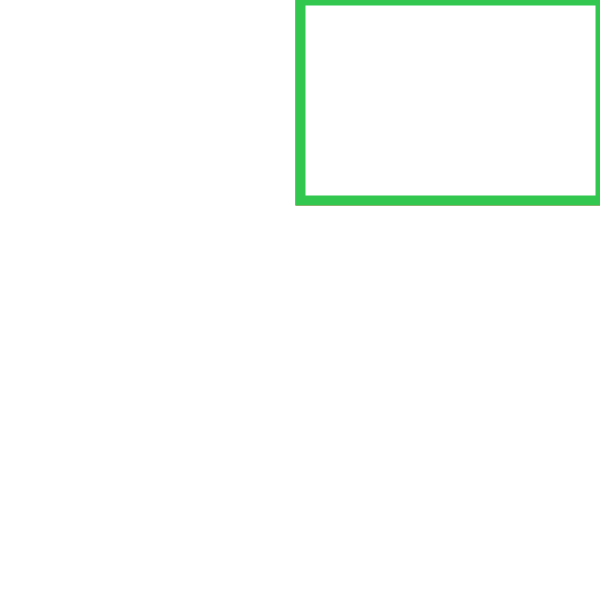
Frame 1 (no input)
Frame 60 (the mouse pressed at the canvas centre just before this capture): identical to frame 1, image omitted
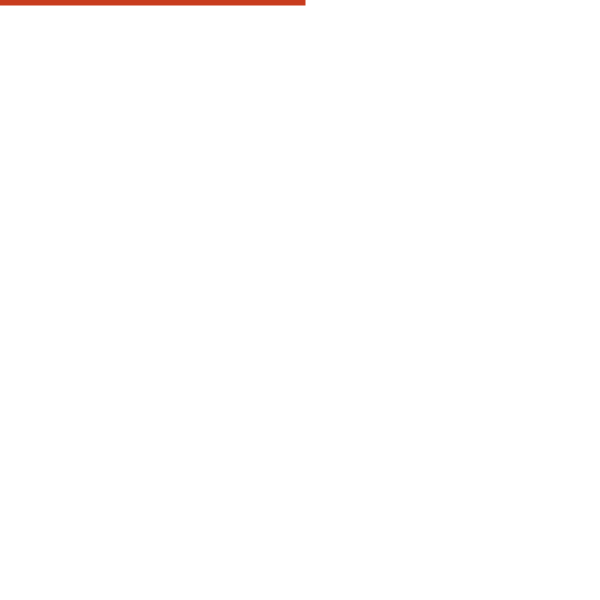
Frame 120 (the mouse held since frame 60 and released just before this capture)

The Processing sketch that drew these frames (run headless with seeded random() and noise(); from frame 60 on, the mouse is pressed at the canvas centre):

// Processing sketch: transformations2D
// ── transformations2D.pde

void setup() {
  size(600,600);
  background(255);
  //pushMatrix();
  frameRate(60000);
}

void draw() {
  resetMatrix();
  //popMatrix();
  background(255);
  stroke(200,60,30);
  strokeWeight(10);
  
  pushMatrix();
  translate(300,0);
  rotate(map(mouseX, 0,width, 0,2*PI));
  rect(0,0, 300,200);
  popMatrix();
  
  stroke(50,200,80);
  pushMatrix();
  rotate(map(mouseX, 0,width, 0,2*PI));
  translate(300,0);
  rect(0,0, 300,200);
  popMatrix();
}


/*
void draw() {
  fill(0);
   translate(50,50);
   for(float x=50; x<width; x+=100) {
     pushMatrix();
     for(float y=50; y<height; y+=100) {
       //applyMatrix(1, 0, x,
       //            0, 1, y);
       ellipse(0,0, 100,100);
       translate(100,0);
       printMatrix();
     }
     popMatrix();
     translate(0,100);
   }
}*/
